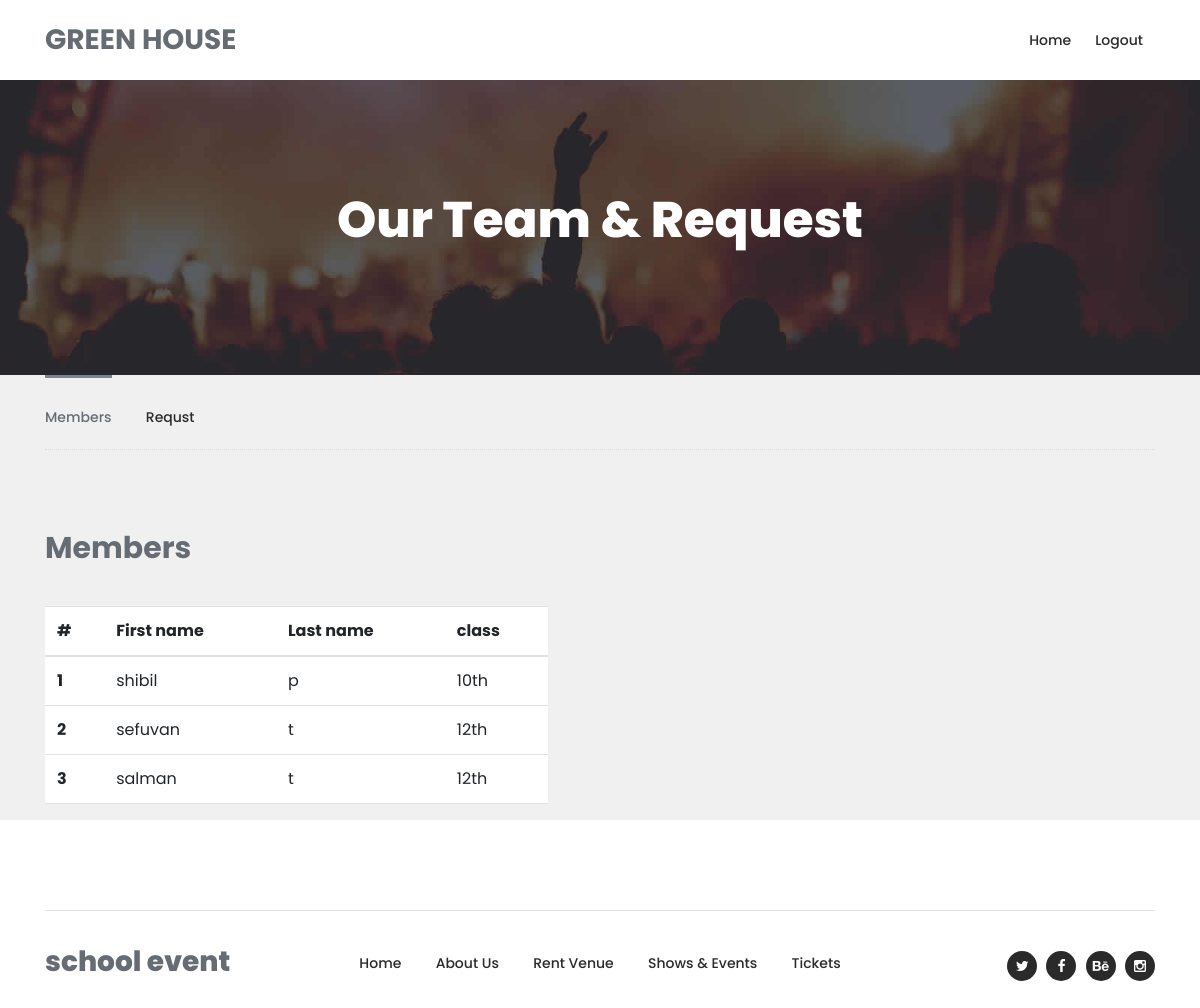
The page /green_team/ (signed in) on the database its author committed.
### home_app/models.py (models this page shows, shortened)
class Green(models.Model):
    user=models.ForeignKey(CustomUser,on_delete=models.CASCADE)
    first_name=models.CharField(max_length=20)
    last_name=models.CharField(max_length=20)
    standard=models.CharField(max_length=10)
    is_activae=models.BooleanField(default=False)
    sports_item=models.BooleanField(default=False)

### home_app/views.py (the view)
# urls.py: path('green_team/',views.greenteam,name='green-team' ),
@login_required(login_url='login')
def greenteam(request):
    green_obj=Green.objects.all()
    context={'mem':green_obj}
    return render(request,'green_team.html',context)

### home_app/templates/green_team.html (shortened to what this page needs)
{% load static %}
<!DOCTYPE html>
<html lang="en">
  <head>
    <link href="https://cdn.jsdelivr.net/npm/bootstrap@5.3.0-alpha3/dist/css/bootstrap.min.css" rel="stylesheet">
    <link rel="stylesheet" type="text/css" href="{% static 'assets/css/bootstrap.min.css' %}">
    <link rel="stylesheet" type="text/css" href="{% static 'assets/css/font-awesome.css' %}">
    <link rel="stylesheet" type="text/css" href="{% static 'assets/css/owl-carousel.css' %}">
    <link rel="stylesheet" href="{% static 'assets/css/tooplate-artxibition.css' %}">
    </head>
    <body>
    <header class="header-area header-sticky">
        <div class="container">
            <div class="row">
                <div class="col-12">
                    <nav class="main-nav">
                        <a href="index.html" class="logo">GREEN HOUSE</a>
                        <ul class="nav">
                            <li><a href="{% url 'green' %}">Home</a></li>
                            <li><a href="{% url 'logout' %}">Logout</a></li>
                        </ul>
                    </nav>
                </div>
            </div>
        </div>
    </header>
    <div class="page-heading-shows-events">
        <div class="container">
            <div class="row">
                <div class="col-lg-12">
                    <h2>Our Team & Request</h2>
                </div>
            </div>
        </div>
    </div>
    <div class="shows-events-tabs">
        <div class="container">
            <div class="row">
                <div class="col-lg-12">
                    <div class="row" id="tabs">
                        <div class="col-lg-12">
                            <div class="heading-tabs">
                                <div class="row">
                                    <div class="col-lg-8">
                                        <ul>
                                          <li><a href='#tabs-1'>Members</a></li>
                                          <li><a href='#tabs-2'>Requst</a></a></li>
                                        </ul>
                                    </div>
                                </div>
                            </div>
                        </div>
                        <div class="col-lg-12">
                            <section class='tabs-content'>
                                <article id='tabs-1'>
                                    <div class="row">
                                        <div class="col-lg-12">
                                            <div class="heading"><h2>Members</h2></div>
                                        </div>
                                        <div class="col-lg-12">
                                            <table class="table">
                                                <thead>
                                                  <tr>
                                                    <th scope="col">#</th>
                                                    <th scope="col">First name</th>
                                                    <th scope="col">Last name</th>
                                                    <th scope="col">class</th>
                                                  </tr>
                                                </thead>
                                                <tbody>
                                                    {% for m in mem %}
                                                    {% if m.is_activae %}
                                                  <tr>
                                                    <th scope="row">{{forloop.counter}}</th>
                                                    <td>{{m.first_name}}</td>
                                                    <td>{{m.last_name}}</td>
                                                    <td>{{m.standard}}</td>
                                                  </tr>
                                                  {% endif %}
                                                  {% endfor %}
                                                </tbody>
                                              </table>
                                        </div>
                                    </div>
                                </article>
                            </section>
                        </div>
                    </div>
                </div>
            </div>
        </div>
    </div>
    <footer>
        <div class="container">
            <div class="row">
                <div class="col-lg-12">
                    <div class="sub-footer">
                        <div class="row">
                            <div class="col-lg-3">
                                <div class="logo"><span>school event</span></div>
                            </div>
                            <div class="col-lg-6">
                                <div class="menu">
                                    <ul>
                                        <li><a href="index.html" class="active">Home</a></li>
                                        <li><a href="about.html">About Us</a></li>
                                        <li><a href="rent-venue.html">Rent Venue</a></li>
                                        <li><a href="shows-events.html">Shows & Events</a></li>
                                        <li><a href="tickets.html">Tickets</a></li>
                                    </ul>
                                </div>
                            </div>
                            <div class="col-lg-3">
                                <div class="social-links">
                                    <ul>
                                        <li><a href="#"><i class="fa fa-twitter"></i></a></li>
                                        <li><a href="#"><i class="fa fa-facebook"></i></a></li>
                                        <li><a href="#"><i class="fa fa-behance"></i></a></li>
                                        <li><a href="#"><i class="fa fa-instagram"></i></a></li>
                                    </ul>
                                </div>
                            </div>
                        </div>
                    </div>
                </div>
            </div>
        </div>
    </footer>
  </body>
</html>

### rows shown on the page
Green: first_name "shibil", last_name "p", standard "10th"
Green: first_name "sefuvan", last_name "t", standard "12th"
Green: first_name "salman", last_name "t", standard "12th"
